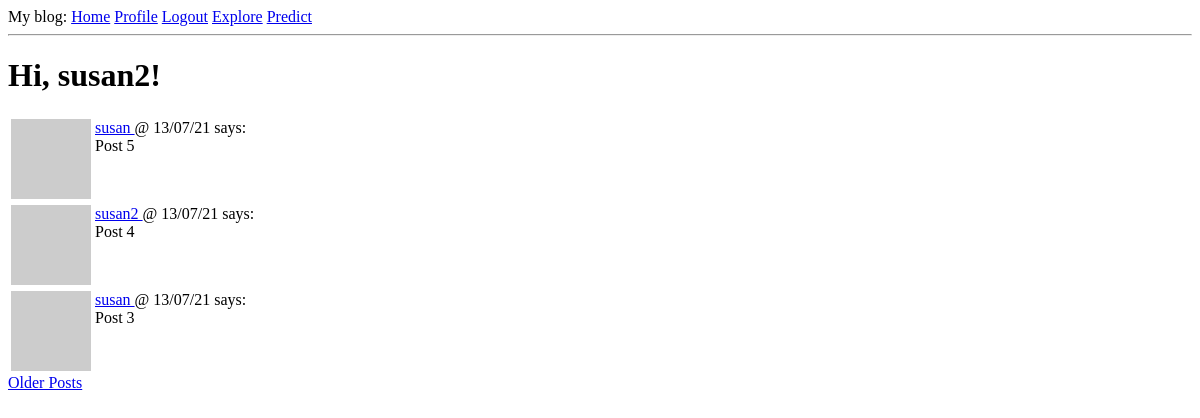
Page /explore (signed in) on the earlier database version.
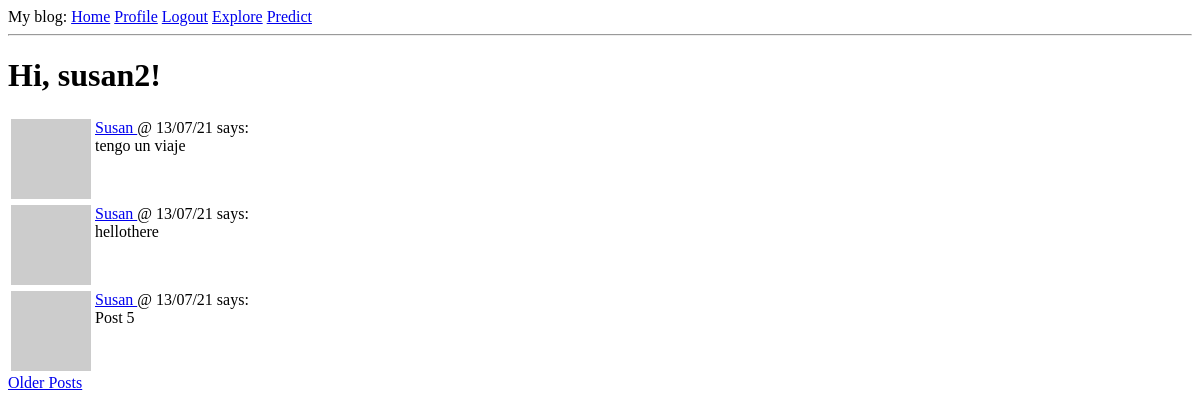
Same page on the later database version.
### web_app/app/models.py (models this page shows, shortened)
class User(UserMixin, db.Model):
    id = db.Column(db.Integer, primary_key=True)
    username = db.Column(db.String(64), index=True, unique=True)
    email = db.Column(db.String(120), index=True, unique=True)
    password_hash = db.Column(db.String(128))
    posts = db.relationship('Post', backref='user', lazy='dynamic')
    about_me = db.Column(db.String(140))
    last_seen = db.Column(db.DateTime, default=datetime.utcnow)
    def avatar(self, size):
        digest = md5(self.email.lower().encode('utf-8')).hexdigest()
        return 'https://www.gravatar.com/avatar/{}?d=identicon&s={}'.format(digest, size)
    followed = db.relationship(
        'User', secondary=followers,
        primaryjoin=(followers.c.follower_id == id),
        secondaryjoin=(followers.c.followed_id == id),
        backref=db.backref('followers', lazy='dynamic'), lazy='dynamic')

class Post(db.Model):
    id = db.Column(db.Integer, primary_key=True)
    body = db.Column(db.String(140))
    timestamp = db.Column(db.DateTime, index=True, default=datetime.utcnow)
    user_id = db.Column(db.Integer, db.ForeignKey('user.id'))

### web_app/app/routes.py (the view)
@app.route('/explore')  #is the default method post?
@login_required
def explore():
    page = request.args.get('page', 1, type=int)
    posts = Post.query.order_by(Post.timestamp.desc()).paginate(page, Config.POSTS_PER_PAGE, False)
    next_url = url_for('explore', page=posts.next_num) if posts.has_next else None
    prev_url = url_for('explore', page=posts.prev_num) if posts.has_prev else None
    return render_template('index.html', title='Explore', posts=posts.items, next_url=next_url, prev_url=prev_url)

### web_app/app/models.py (called while the page is built)
@login.user_loader
def load_user(id):
    return User.query.get(int(id))

### web_app/app/routes.py (called while the page is built)
@app.before_request
def before_request():
    if current_user.is_authenticated:
        current_user.last_seen = datetime.utcnow()
        db.session.commit()

### web_app/app/templates/index.html (shortened to what this page needs)
{% extends "base.html" %}
{% block content %}
    {% if current_user.is_anonymous %}
    <h1>Sign in to see your posts</h1>
    {% else %}
    <h1>Hi, {{ current_user.username }}!</h1>
        {% for post in posts %}
            {% include '_post.html' %}
        {% endfor %}
        {% if next_url %}
        <a href="{{ next_url }}">Older Posts</a>
        {% endif %}
    {% endif %}
{% endblock %}

### web_app/app/templates/base.html (shortened to what this page needs)
<html>
    <head>
    </head>
    <body>
        <div>
            My blog:
            <a href="{{ url_for('index') }}">Home</a>
            {% if current_user.is_anonymous %}
            <a href="{{ url_for('login') }}">Login</a>
            {% else %}
            <a href="{{ url_for('user', username=current_user.username) }}">Profile</a>
            <a href="{{ url_for('logout') }}">Logout</a>
            {% endif %}
            <a href="{{ url_for('explore') }}">Explore</a>
            <a href="{{ url_for('predict') }}">Predict</a>
        </div>
        <hr>
        {% block content %}{% endblock %}
    </body>
</html>

### web_app/app/templates/_post.html
<table>
    <tr valign="top">
        <td><img src="{{ post.user.avatar(20) }}"></td>
        <td>
            <a href="{{ url_for('user', username=post.user.username) }}">
                {{ post.user.username }}
            </a>
            @ {{ post.timestamp.strftime("%d/%m/%y") }} says: <br> {{ post.body }}
        </td>
    </tr>
</table>

Differences in the rows shown:
no longer on this page (row unchanged): Post: user.username "susan2", timestamp "13/07/21", body "Post 4"
no longer on this page (row unchanged): Post: user.username "susan", timestamp "13/07/21", body "Post 3"
added Post: user.username "Susan", timestamp "13/07/21", body "tengo un viaje"
added Post: user.username "Susan", timestamp "13/07/21", body "hellothere"
changed through a linked row, Post "Post 5": user.username "susan" → "Susan"
